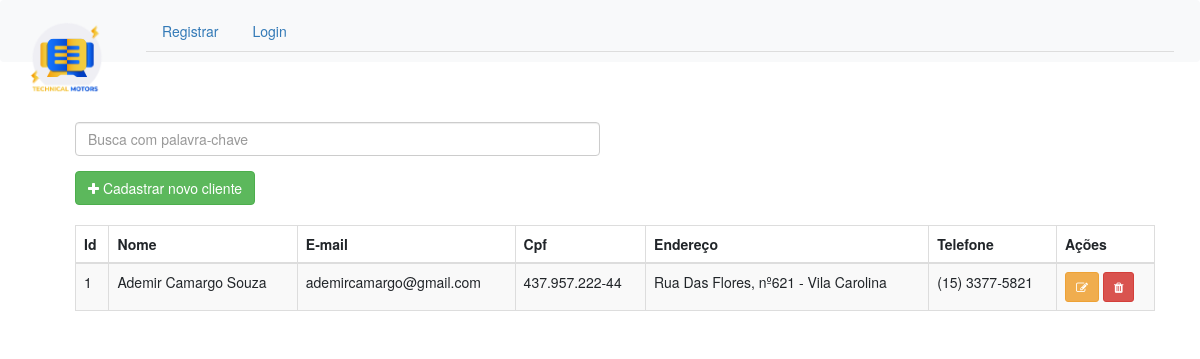
Screenshot of /clientes with the database file from the repository.
### app/models.py (models this page shows, shortened)
class Clientes(db.Model, UserMixin):
    __tablename__ = "clientes"
    id = db.Column(db.Integer, primary_key=True, autoincrement=True)
    nome = db.Column(db.String(100), nullable=False)
    email = db.Column(db.String(100), nullable=False, unique=True, index=True)
    cpf = db.Column(db.String(100), nullable=True, unique=True)
    endereco = db.Column(db.String(100), nullable=False)
    telefone = db.Column(db.String(100), nullable=False)

### app/view_clientes/views.py (the view)
@clientes.route("/clientes")
def tela_cliente():
    clientes = Clientes.query.all()
    return render_template("clientes.html", clientes=clientes)

### app/templates/clientes.html (shortened to what this page needs)
{% extends 'bases/base_geral.html' %} {% block content %}
<!DOCTYPE html>
<html lang="en">
<head>
  <link rel="stylesheet" href="https://maxcdn.bootstrapcdn.com/bootstrap/3.4.1/css/bootstrap.min.css">
</head>
<body>
  <div class="container">
    <div class="col">
      <div class="row">
        <div class="form-group col-6">
          <input class="form-control" id="myInput" type="text" placeholder="Busca com palavra-chave">
        </div>
      </div>
      <div class="row">
        <div class="col-6" style="padding-bottom: 20px;">
          <a
          href="{{ url_for('clientes.cadastrar_cliente') }}"
          class="btn btn-success"
          >
          <i class="fa fa-plus" aria-hidden="true"></i>
          Cadastrar novo cliente
          </a>
        </div>
      </div>
        <table class="table table-bordered table-striped">
          <thead>
            <tr>
              <th>Id</th>
              <th>Nome</th>
              <th>E-mail</th>
              <th>Cpf</th>
              <th>Endereço</th>
              <th>Telefone</th>
              <th>Ações</th>
            </tr>
          </thead>
          <tbody id="myTable">
            {% for cliente in clientes %}
            <tr>
              <td>
                {{ cliente.id }}
              </td>
              <td>
                {{ cliente.nome }}
              </td>
              <td>
                {{ cliente.email }}
              </td>
              <td>
                {{ cliente.cpf }}
              </td>
              <td>
                {{ cliente.endereco }}
              </td>
              <td>
                {{ cliente.telefone }}
              </td>
              <td>
                <a class="btn btn-warning btn-sm" href="{{ url_for('clientes.editar', id=cliente.id) }}">
                  <i class="fa fa-edit" aria-hidden="true"></i>
                </a>
                <a class="btn btn-danger btn-sm" href="{{ url_for('clientes.deletar', id=cliente.id) }}">
                  <i class="fa fa-trash" aria-hidden="true"></i>
                </a>
              </td>
            </tr>
            {% endfor %}
          </tbody>
        </table>
      </div>
    </div>
  </div>
</body>
</html>
{% endblock %}

### rows the page displays
Clientes: id "1", nome "Ademir Camargo Souza", email "ademircamargo@gmail.com", cpf "437.957.222-44", endereco "Rua Das Flores, nº621 - Vila Carolina", telefone "(15) 3377-5821"
